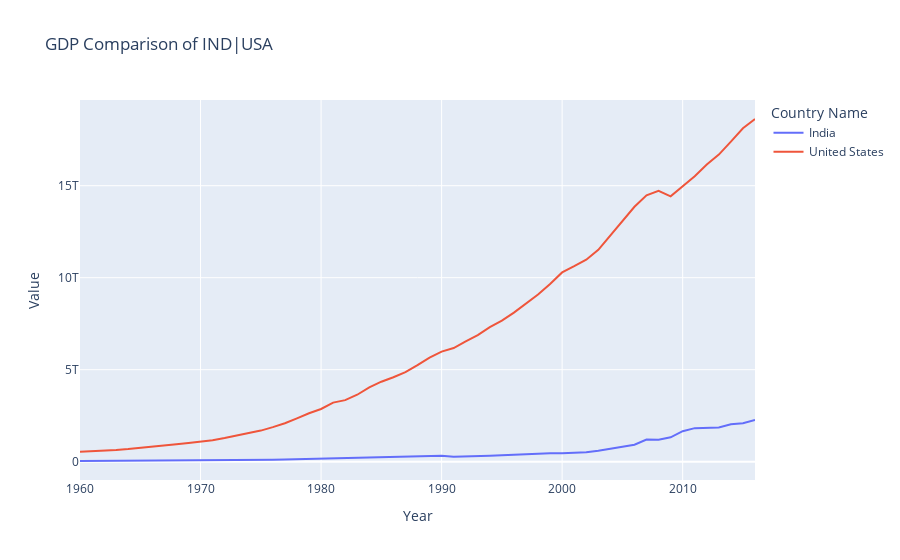

This figure's notebook cell:
### Code cell
compareGdp(["IND", "USA"], False)
